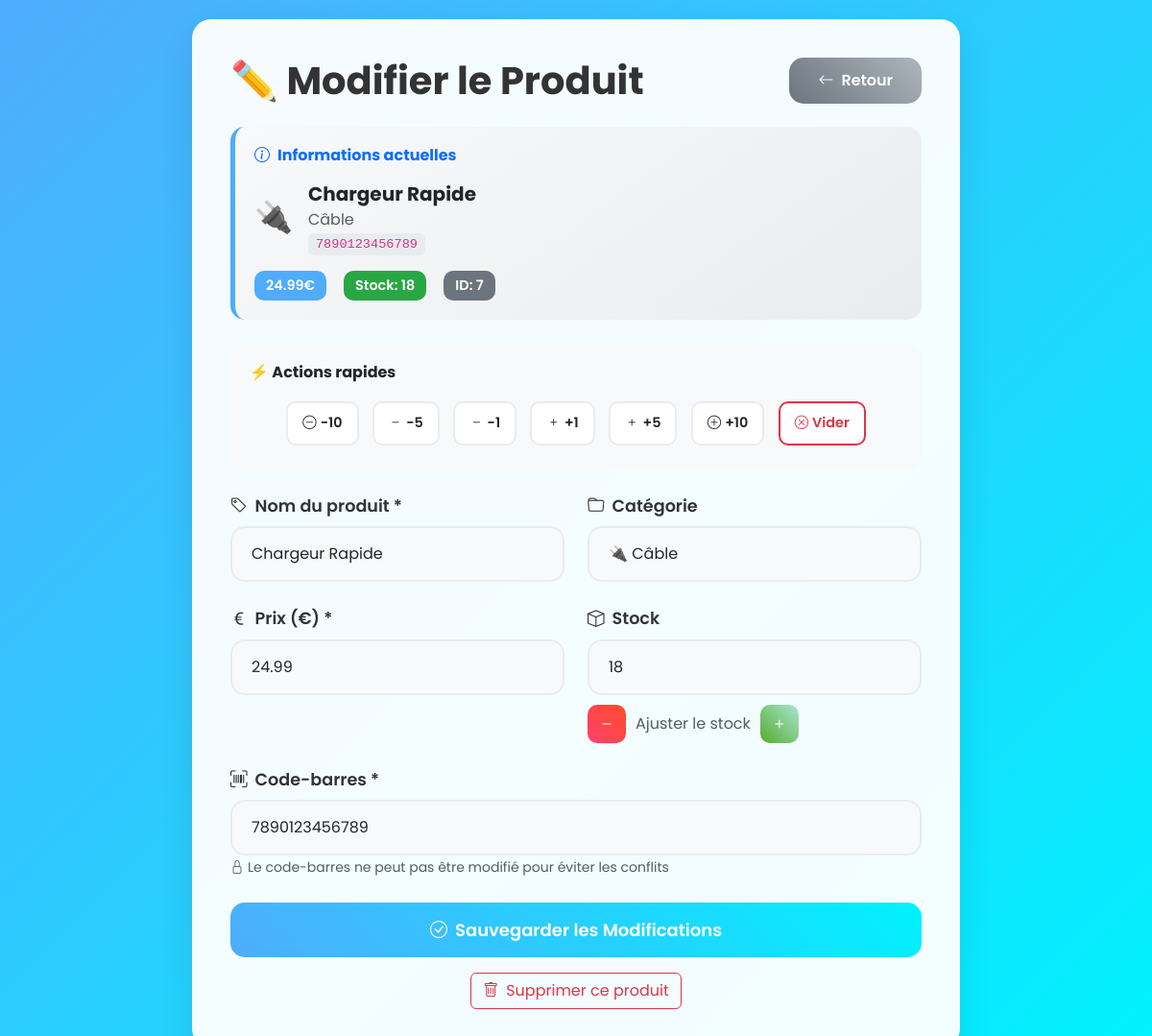
Page /modifier/7 on the committed database.
### tables this page shows
CREATE TABLE categories (
            id INTEGER PRIMARY KEY AUTOINCREMENT,
            nom TEXT NOT NULL UNIQUE,
            emoji TEXT DEFAULT '📦',
            description TEXT,
            date_creation TIMESTAMP DEFAULT CURRENT_TIMESTAMP
        );

CREATE TABLE produits (
            id INTEGER PRIMARY KEY AUTOINCREMENT,
            nom TEXT NOT NULL,
            code_barres TEXT UNIQUE NOT NULL,
            prix REAL NOT NULL,
            stock INTEGER NOT NULL DEFAULT 0,
            categorie TEXT DEFAULT 'Autre',
            date_creation TIMESTAMP DEFAULT CURRENT_TIMESTAMP
        );

### app.py (the view, shortened to what this page needs)
@app.route('/modifier/<int:id>', methods=['GET', 'POST'])
def modifier_produit(id):
    try:
        conn, db_type = get_db_connection()
        if db_type == 'postgresql':
            cursor = conn.cursor(cursor_factory=RealDictCursor)
            cursor.execute('SELECT * FROM produits WHERE id = %s', (id,))
        else:
            cursor = conn.cursor()
            cursor.execute('SELECT * FROM produits WHERE id = ?', (id,))
        produit = cursor.fetchone()
        conn.close()
        if not produit:
            return render_template('error.html', error="Produit non trouvé")
        return render_template('modifier.html',
                             produit=dict(produit),
                             categories=get_categories())
    except Exception as e:
        return render_template('error.html', error=str(e))

### app.py (called while the page is built)
def get_db_connection():
    if DATABASE_URL:
        conn = psycopg2.connect(DATABASE_URL)
        return conn, 'postgresql'
    else:
        conn = sqlite3.connect('boutique_mobile.db')
        conn.row_factory = sqlite3.Row
        return conn, 'sqlite'

def get_categories():
    conn, db_type = get_db_connection()
    if db_type == 'postgresql':
        cursor = conn.cursor(cursor_factory=RealDictCursor)
    else:
        cursor = conn.cursor()
    cursor.execute('SELECT * FROM categories ORDER BY nom')
    categories = cursor.fetchall()
    conn.close()
    return [dict(cat) for cat in categories]

### templates/modifier.html (shortened to what this page needs)
<!DOCTYPE html>
<html lang="fr">
<head>
    <link href="https://cdn.jsdelivr.net/npm/bootstrap@5.3.2/dist/css/bootstrap.min.css" rel="stylesheet">
    <link href="https://cdn.jsdelivr.net/npm/bootstrap-icons@1.11.1/font/bootstrap-icons.css" rel="stylesheet">
</head>
<body>
    <div class="form-container">
        <div class="d-flex justify-content-between align-items-center mb-4">
            <h1 class="form-title mb-0">✏️ Modifier le Produit</h1>
            <a href="/produits" class="btn-back">
                <i class="bi bi-arrow-left me-2"></i>Retour
            </a>
        </div>
        <div class="current-info">
            <h6 class="fw-bold text-primary mb-3">
                <i class="bi bi-info-circle me-2"></i>Informations actuelles
            </h6>
            <div class="d-flex align-items-center gap-3 mb-3">
                <div style="font-size: 2rem;">
                    {% for cat in categories %}
                        {% if cat.nom == produit.categorie %}
                            {{ cat.emoji }}
                        {% endif %}
                    {% endfor %}
                </div>
                <div>
                    <div class="fw-bold fs-5">{{ produit.nom }}</div>
                    <div class="text-muted">{{ produit.categorie }}</div>
                    <code style="background: #e9ecef; padding: 4px 8px; border-radius: 6px; font-size: 0.85rem;">
                        {{ produit.code_barres }}
                    </code>
                </div>
            </div>
            <div class="d-flex gap-2 flex-wrap">
                <span class="info-badge">{{ "%.2f"|format(produit.prix) }}€</span>
                <span class="info-badge
                    {% if produit.stock == 0 %}stock-out
                    {% elif produit.stock <= 5 %}stock-low
                    {% else %}stock-ok{% endif %}">
                    Stock: {{ produit.stock }}
                </span>
                <span class="info-badge" style="background: #6c757d;">
                    ID: {{ produit.id }}
                </span>
            </div>
        </div>
        <div class="quick-actions">
            <h6 class="fw-bold mb-3">⚡ Actions rapides</h6>
            <div class="text-center">
                <button type="button" class="btn quick-btn" onclick="ajusterStock(-10)">
                    <i class="bi bi-dash-circle me-1"></i>-10
                </button>
                <button type="button" class="btn quick-btn" onclick="ajusterStock(-5)">
                    <i class="bi bi-dash me-1"></i>-5
                </button>
                <button type="button" class="btn quick-btn" onclick="ajusterStock(-1)">
                    <i class="bi bi-dash me-1"></i>-1
                </button>
                <button type="button" class="btn quick-btn" onclick="ajusterStock(1)">
                    <i class="bi bi-plus me-1"></i>+1
                </button>
                <button type="button" class="btn quick-btn" onclick="ajusterStock(5)">
                    <i class="bi bi-plus me-1"></i>+5
                </button>
                <button type="button" class="btn quick-btn" onclick="ajusterStock(10)">
                    <i class="bi bi-plus-circle me-1"></i>+10
                </button>
                <button type="button" class="btn quick-btn" onclick="setStock(0)" style="border-color: #dc3545; color: #dc3545;">
                    <i class="bi bi-x-circle me-1"></i>Vider
                </button>
            </div>
        </div>
        <form method="POST" id="productForm">
            <div class="row">
                <div class="col-md-6">
                    <div class="form-group">
                        <label class="form-label">
                            <i class="bi bi-tag me-2"></i>Nom du produit *
                        </label>
                        <input type="text" name="nom" class="form-control form-control-modern"
                               value="{{ produit.nom }}" required>
                    </div>
                </div>
                <div class="col-md-6">
                    <div class="form-group">
                        <label class="form-label">
                            <i class="bi bi-folder me-2"></i>Catégorie
                        </label>
                        <select name="categorie" class="form-control form-control-modern">
                            {% for cat in categories %}
                            <option value="{{ cat.nom }}" {% if cat.nom == produit.categorie %}selected{% endif %}>
                                {{ cat.emoji }} {{ cat.nom }}
                            </option>
                            {% endfor %}
                        </select>
                    </div>
                </div>
            </div>
            <div class="row">
                <div class="col-md-6">
                    <div class="form-group">
                        <label class="form-label">
                            <i class="bi bi-currency-euro me-2"></i>Prix (€) *
                        </label>
                        <input type="number" name="prix" class="form-control form-control-modern"
                               step="0.01" min="0" value="{{ produit.prix }}" required>
                    </div>
                </div>
                <div class="col-md-6">
                    <div class="form-group">
                        <label class="form-label">
                            <i class="bi bi-box me-2"></i>Stock
                        </label>
                        <input type="number" name="stock" id="stockInput" class="form-control form-control-modern"
                               min="0" value="{{ produit.stock }}">
                        <div class="stock-controls">
                            <button type="button" class="stock-btn minus" onclick="ajusterStock(-1)">
                                <i class="bi bi-dash"></i>
                            </button>
                            <span class="text-muted">Ajuster le stock</span>
                            <button type="button" class="stock-btn plus" onclick="ajusterStock(1)">
                                <i class="bi bi-plus"></i>
                            </button>
                        </div>
                    </div>
                </div>
            </div>
            <div class="form-group">
                <label class="form-label">
                    <i class="bi bi-upc-scan me-2"></i>Code-barres *
                </label>
                <input type="text" name="code_barres" class="form-control form-control-modern"
                       value="{{ produit.code_barres }}" required readonly>
                <small class="text-muted">
                    <i class="bi bi-lock me-1"></i>Le code-barres ne peut pas être modifié pour éviter les conflits
                </small>
            </div>
            <div class="d-grid mt-4">
                <button type="submit" class="btn-submit">
                    <i class="bi bi-check-circle me-2"></i>Sauvegarder les Modifications
                </button>
            </div>
        </form>
        <div class="text-center mt-3">
            <a href="/supprimer/{{ produit.id }}" class="btn btn-outline-danger"
               onclick="return confirm('⚠️ Êtes-vous sûr de vouloir supprimer {{ produit.nom }} définitivement ?')">
                <i class="bi bi-trash me-2"></i>Supprimer ce produit
            </a>
        </div>
    </div>
</body>
</html>

### templates/modifier.html (style rules this page uses)
* { font-family: 'Poppins', sans-serif; }
body { background: linear-gradient(135deg, #4facfe 0%, #00f2fe 100%); min-height: 100vh; padding: 20px 0; }
.form-container { max-width: 800px; margin: 0 auto; background: rgba(255, 255, 255, 0.95); border-radius: 20px; padding: 40px; box-shadow: 0 15px 35px rgba(0, 0, 0, 0.1); }
.form-title { text-align: center; color: #333; font-size: 2.5rem; font-weight: 700; margin-bottom: 30px; }
.form-group { margin-bottom: 25px; }
.form-label { font-weight: 600; color: #333; margin-bottom: 8px; font-size: 1.1rem; }
.form-control-modern { border: 2px solid #e9ecef; border-radius: 15px; padding: 15px 20px; font-size: 16px; transition: all 0.3s ease; background: #f8f9fa; }
.btn-submit { background: linear-gradient(45deg, #4facfe, #00f2fe); color: white; border: none; border-radius: 15px; padding: 15px 40px; font-size: 18px; font-weight: 600; width: 100%; transition: all 0.3s ease; }
.btn-back { background: linear-gradient(45deg, #6c757d, #adb5bd); color: white; border: none; border-radius: 15px; padding: 12px 30px; font-weight: 600; text-decoration: none; transition: all 0.3s ease; }
.stock-controls { display: flex; align-items: center; gap: 10px; margin-top: 10px; }
.stock-btn { background: linear-gradient(45deg, #4facfe, #00f2fe); color: white; border: none; border-radius: 10px; width: 40px; height: 40px; display: flex; align-items: center; justify-content: center; font-size: 18px; font-weight: bold; transition: all 0.3s ease; }
.stock-btn.minus { background: linear-gradient(45deg, #ff416c, #ff4b2b); }
.stock-btn.plus { background: linear-gradient(45deg, #56ab2f, #a8e6cf); }
.current-info { background: linear-gradient(145deg, #f8f9fa, #e9ecef); border-radius: 15px; padding: 20px; margin-bottom: 25px; border-left: 5px solid #4facfe; }
.info-badge { background: #4facfe; color: white; padding: 5px 12px; border-radius: 10px; font-size: 0.9rem; font-weight: 600; margin-right: 10px; }
.stock-ok { background: #28a745; }
.quick-actions { background: #f8f9fa; border-radius: 15px; padding: 20px; margin-bottom: 25px; }
.quick-btn { background: white; border: 2px solid #e9ecef; border-radius: 10px; padding: 10px 15px; margin: 5px; font-size: 0.9rem; font-weight: 600; transition: all 0.3s ease; }

### rows in the picture
categories: emoji "🔌"
produits: nom "Chargeur Rapide", categorie "Câble", code_barres "7890123456789", prix "24.99", stock "18", id "7", categorie "🔌 Câble"
